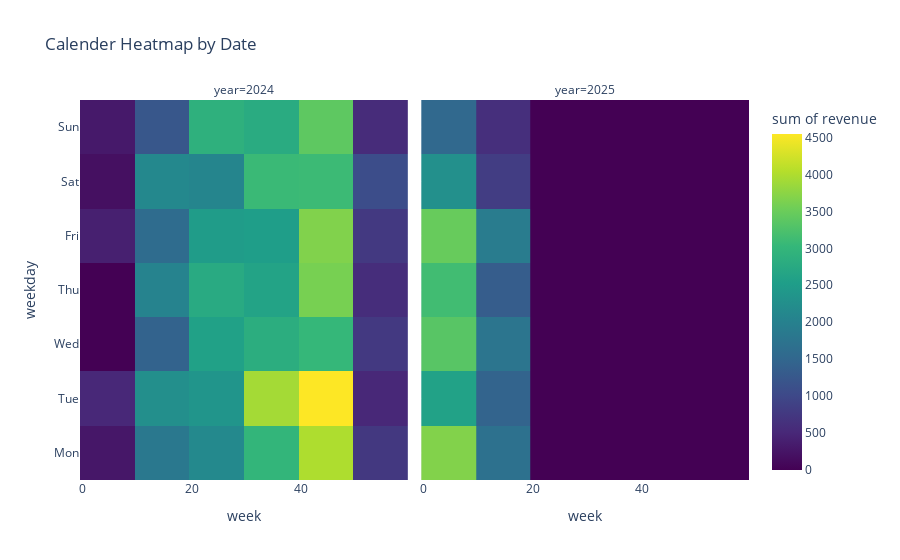

The notebook cell saved with this chart:
### Code cell
#creating px.density_heatmap

daily["week"] = daily["week"].astype(int) #ISO week changes value to ints 1-52
daily["weekday"] = daily["weekday"].astype(str) #changes values to string 



fig_daily = px.density_heatmap(
    daily,
    x = "week", 
    y= "weekday",
    z= "revenue",
    facet_col= "year",
    color_continuous_scale= "Viridis",
    title= "Calender Heatmap by Date")

fig_daily.update_yaxes(
    categoryorder = "array",
    categoryarray = ["Mon","Tue","Wed","Thu","Fri","Sat","Sun"]
)

fig_daily.show()

### Figure 1 — Plotly figure (JSON) as saved in the notebook; plotly's stock layout.template omitted (floating-point values rounded to 4 significant figures; data arrays with more than 128 entries replaced by an {"elided": "..."} marker saying what was removed)
{"data": [{"coloraxis": "coloraxis", "histfunc": "sum", "hovertemplate": "year=2024<br>week=%{x}<br>weekday=%{y}<br>sum of revenue=%{z}<extra></extra>", "name": "", "type": "histogram2d", "x": {"elided": "302 int values"}, "xaxis": "x", "xbingroup": "x", "y": {"elided": "302 str values"}, "yaxis": "y", "ybingroup": "y", "z": {"elided": "302 float values"}}, {"coloraxis": "coloraxis", "histfunc": "sum", "hovertemplate": "year=2025<br>week=%{x}<br>weekday=%{y}<br>sum of revenue=%{z}<extra></extra>", "name": "", "type": "histogram2d", "x": [1, 1, 1, 1, 2, 2, 2, 2, 2, 2, 2, 3, 3, 3, 3, 3, 3, 4, 4, 4, 4, 4, 4, 5, 5, 5, 5, 5, 5, 5, 6, 6, 6, 6, 6, 6, 6, 7, 7, 7, 7, 7, 7, 7, 8, 8, 8, 8, 8, 8, 8, 9, 9, 9, 9, 9, 9, 9, 10, 10, 10, 10, 10, 10, 10, 11, 11, 11, 11, 11, 11, 11, 12, 12, 12, 12, 12, 12, 12], "xaxis": "x2", "xbingroup": "x", "y": ["Thu", "Fri", "Sat", "Sun", "Mon", "Tue", "Wed", "Thu", "Fri", "Sat", "Sun", "Mon", "Tue", "Wed", "Thu", "Fri", "Sat", "Mon", "Tue", "Wed", "Fri", "Sat", "Sun", "Mon", "Tue", "Wed", "Thu", "Fri", "Sat", "Sun", "Mon", "Tue", "Wed", "Thu", "Fri", "Sat", "Sun", "Mon", "Tue", "Wed", "Thu", "Fri", "Sat", "Sun", "Mon", "Tue", "Wed", "Thu", "Fri", "Sat", "Sun", "Mon", "Tue", "Wed", "Thu", "Fri", "Sat", "Sun", "Mon", "Tue", "Wed", "Thu", "Fri", "Sat", "Sun", "Mon", "Tue", "Wed", "Thu", "Fri", "Sat", "Sun", "Mon", "Tue", "Wed", "Thu", "Fri", "Sat", "Sun"], "yaxis": "y2", "ybingroup": "y", "z": [282.6, 211.1, 313.5, 97.48, 25.96, 107.3, 128.3, 272.8, 164.1, 487.4, 154.3, 251.8, 261.6, 342.9, 328.2, 312.0, 138.1, 313.5, 251.8, 220.9, 230.7, 97.48, 47.02, 313.5, 277.7, 103.8, 272.8, 389.9, 349.3, 245.4, 796, 360.5, 760.2, 394.8, 508.5, 212.6, 297.3, 662.8, 432.0, 570.2, 396.3, 458, 292.4, 313.5, 592.7, 555.5, 646.6, 581.4, 695.1, 139.6, 190.1, 723.0, 355.6, 570.2, 610.8, 505.0, 242.0, 185.2, 737.7, 474.2, 591.2, 370.3, 554.0, 232.2, 242.0, 554.0, 420.8, 544.2, 365.4, 704.9, 225.8, 164.1, 401.2, 549.1, 623.6, 597.6, 636.8, 365.4, 204.8]}], "layout": {"annotations": [{"font": {}, "showarrow": false, "text": "year=2024", "x": 0.245, "xanchor": "center", "xref": "paper", "y": 1, "yanchor": "bottom", "yref": "paper"}, {"font": {}, "showarrow": false, "text": "year=2025", "x": 0.755, "xanchor": "center", "xref": "paper", "y": 1, "yanchor": "bottom", "yref": "paper"}], "autosize": true, "coloraxis": {"colorbar": {"title": {"text": "sum of revenue"}}, "colorscale": [[0, "#440154"], [0.1111, "#482878"], [0.2222, "#3e4989"], [0.3333, "#31688e"], [0.4444, "#26828e"], [0.5556, "#1f9e89"], [0.6667, "#35b779"], [0.7778, "#6ece58"], [0.8889, "#b5de2b"], [1, "#fde725"]]}, "legend": {"tracegroupgap": 0}, "title": {"text": "Calender Heatmap by Date"}, "xaxis": {"anchor": "y", "autorange": true, "domain": [0, 0.49], "range": [-0.5, 59.5], "title": {"text": "week"}, "type": "linear"}, "xaxis2": {"anchor": "y2", "autorange": true, "domain": [0.51, 1], "matches": "x", "range": [-0.5, 59.5], "title": {"text": "week"}, "type": "linear"}, "yaxis": {"anchor": "x", "autorange": true, "categoryarray": ["Mon", "Tue", "Wed", "Thu", "Fri", "Sat", "Sun"], "categoryorder": "array", "domain": [0, 1], "range": [-0.5, 6.5], "title": {"text": "weekday"}, "type": "category"}, "yaxis2": {"anchor": "x2", "autorange": true, "categoryarray": ["Mon", "Tue", "Wed", "Thu", "Fri", "Sat", "Sun"], "categoryorder": "array", "domain": [0, 1], "matches": "y", "range": [-0.5, 6.5], "showticklabels": false, "type": "category"}}}
